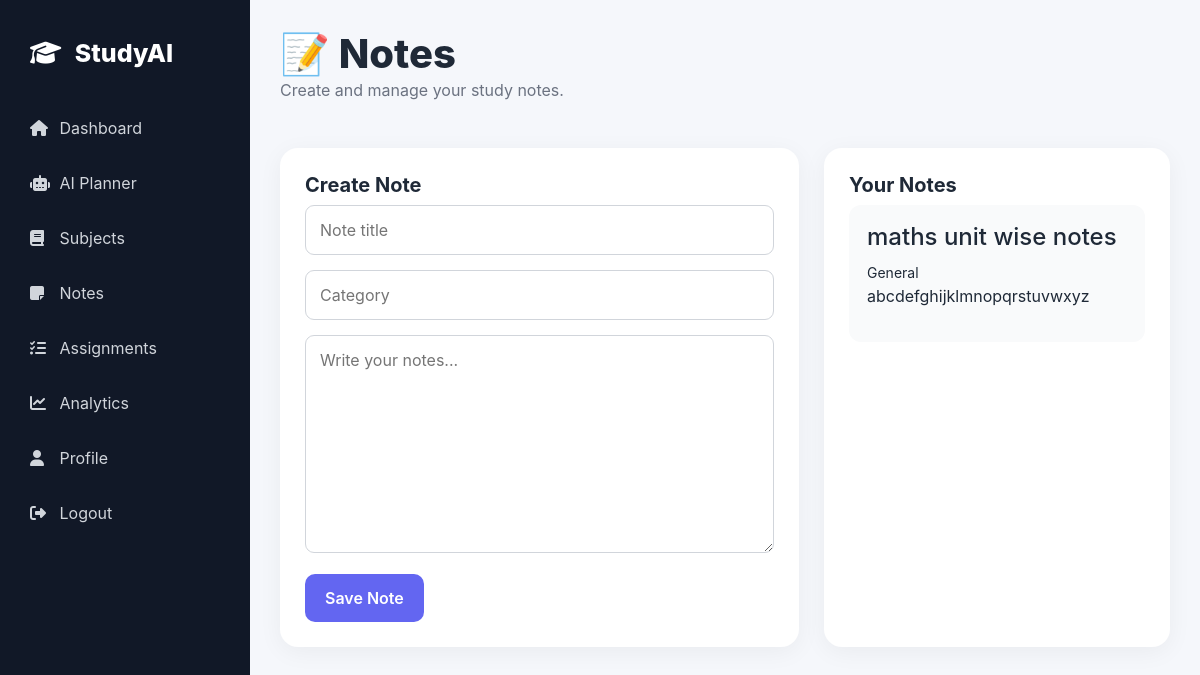
The app's page /notes (signed in) with its own data.
### app.py (models this page shows)
class Note(db.Model):
    id = db.Column(db.Integer, primary_key=True)
    title = db.Column(
        db.String(200),
        nullable=False
    )
    content = db.Column(
        db.Text,
        nullable=False
    )
    category = db.Column(
        db.String(100)
    )
    user_id = db.Column(
        db.Integer,
        db.ForeignKey("user.id"),
        nullable=False
    )
    created_at = db.Column(
        db.DateTime,
        default=datetime.utcnow
    )

### app.py (the view, shortened to what this page needs)
@app.route("/notes", methods=["GET", "POST"])
@login_required
def notes():
    notes = Note.query.filter_by(
        user_id=current_user.id
    ).order_by(
        Note.created_at.desc()
    ).all()
    return render_template(
        "notes.html",
        notes=notes
    )

### app.py (called while the page is built)
@login_manager.user_loader
def load_user(user_id):
    return db.session.get(
        User,
        int(user_id)
    )

### templates/notes.html (shortened to what this page needs)
{% extends "base.html" %}
{% block content %}
<div class="page-header">
    <div>
        <h1>📝 Notes</h1>
        <p>
            Create and manage your study notes.
        </p>
    </div>
</div>
<div class="content-grid">
    <div class="dashboard-card">
        <h2>Create Note</h2>
        <form method="POST">
            <input name="title" placeholder="Note title" required>
            <input name="category" placeholder="Category">
            <textarea name="content" rows="8" placeholder="Write your notes..." required></textarea>
            <button class="btn-primary-custom">
                Save Note
            </button>
        </form>
    </div>
    <div class="dashboard-card">
        <h2>Your Notes</h2>
        {% for note in notes %}
        <div class="note-card">
            <h4>
                {{ note.title }}
            </h4>
            <small>
                {{ note.category or "General" }}
            </small>
            <p>
                {{ note.content }}
            </p>
        </div>
        {% else %}
        <p>
            No notes created yet.
        </p>
        {% endfor %}
    </div>
</div>
{% endblock %}

### static/css/style.css (style rules this page uses)
* { box-sizing: border-box; }
body { margin: 0; font-family: Inter, Arial, sans-serif; background: #f5f7fb; color: #1f2937; }
.top-header, .page-header { display: flex; justify-content: space-between; align-items: center; margin-bottom: 30px; }
.top-header h1, .page-header h1 { margin: 0; font-weight: 800; }
.top-header p, .page-header p { color: #6b7280; }
.stat-card, .dashboard-card, .subject-card { background: white; border-radius: 18px; padding: 25px; box-shadow: 0 5px 25px rgba(0, 0, 0, 0.05); }
.content-grid { display: grid; grid-template-columns: 1.5fr 1fr; gap: 25px; }
.card-heading h2, .dashboard-card h2 { font-size: 20px; font-weight: 750; }
.btn-primary-custom { border: none; background: #6366f1; color: white; padding: 12px 20px; border-radius: 10px; font-weight: 600; cursor: pointer; text-decoration: none; display: inline-block; }
input, select, textarea { width: 100%; padding: 12px 14px; border: 1px solid #d1d5db; border-radius: 9px; margin-bottom: 15px; outline: none; }
.note-card { padding: 18px; border-radius: 12px; background: #f9fafb; margin-bottom: 12px; }

### records on screen
Note: title "maths unit wise notes", category "General", content "abcdefghijklmnopqrstuvwxyz"
